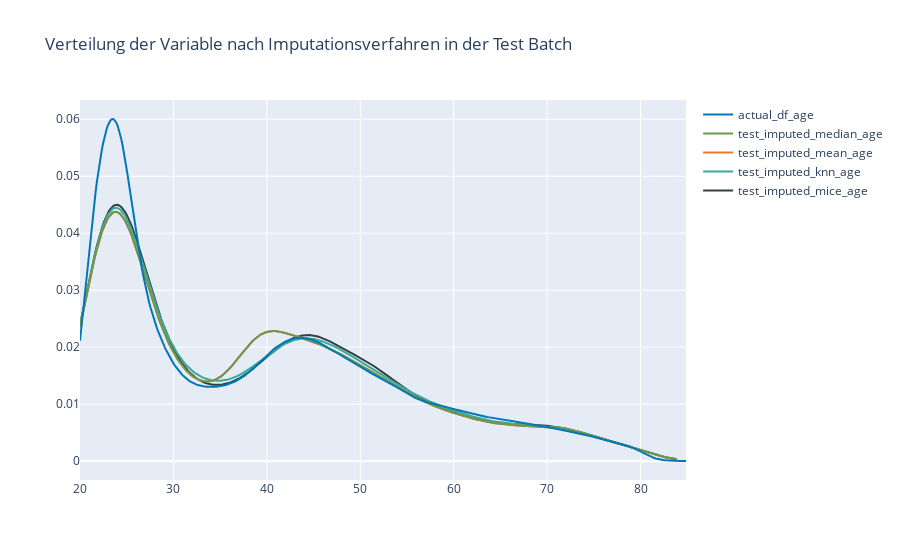

Write notebook code for a chart like this one.
### Markdown cell above
### Imputation auf der Test Batch

### Code cell
hist_data_test = [X_test_df_mice['age'], X_test_df_knn['age'], test_imputed_mean_age, test_imputed_median_age, actual_df_age]

group_labels = ['test_imputed_mice_age','test_imputed_knn_age','test_imputed_mean_age', 'test_imputed_median_age', 'actual_df_age']
colors = ['#333F44', '#37AA9C', '#f3722c', '#6a994e', '#0077b6']

# Create distplot with curve_type set to 'normal'
fig = ff.create_distplot(hist_data_test, group_labels, show_hist=False, colors=colors, rug_text=None, show_rug=False)

# Add title
fig.update_layout(title_text='Verteilung der Variable nach Imputationsverfahren in der Test Batch')
fig.show()

### Figure 1 — Plotly figure (JSON) as saved in the notebook; plotly's stock layout.template omitted (floating-point values rounded to 4 significant figures; data arrays with more than 128 entries replaced by an {"elided": "..."} marker saying what was removed)
{"data": [{"legendgroup": "test_imputed_mice_age", "marker": {"color": "#333F44"}, "mode": "lines", "name": "test_imputed_mice_age", "showlegend": true, "type": "scatter", "x": {"elided": "500 float values"}, "xaxis": "x", "y": {"elided": "500 float values"}, "yaxis": "y"}, {"legendgroup": "test_imputed_knn_age", "marker": {"color": "#37AA9C"}, "mode": "lines", "name": "test_imputed_knn_age", "showlegend": true, "type": "scatter", "x": {"elided": "500 float values"}, "xaxis": "x", "y": {"elided": "500 float values"}, "yaxis": "y"}, {"legendgroup": "test_imputed_mean_age", "marker": {"color": "#f3722c"}, "mode": "lines", "name": "test_imputed_mean_age", "showlegend": true, "type": "scatter", "x": {"elided": "500 float values"}, "xaxis": "x", "y": {"elided": "500 float values"}, "yaxis": "y"}, {"legendgroup": "test_imputed_median_age", "marker": {"color": "#6a994e"}, "mode": "lines", "name": "test_imputed_median_age", "showlegend": true, "type": "scatter", "x": {"elided": "500 float values"}, "xaxis": "x", "y": {"elided": "500 float values"}, "yaxis": "y"}, {"legendgroup": "actual_df_age", "marker": {"color": "#0077b6"}, "mode": "lines", "name": "actual_df_age", "showlegend": true, "type": "scatter", "x": {"elided": "500 float values"}, "xaxis": "x", "y": {"elided": "500 float values"}, "yaxis": "y"}], "layout": {"barmode": "overlay", "hovermode": "closest", "legend": {"traceorder": "reversed"}, "title": {"text": "Verteilung der Variable nach Imputationsverfahren in der Test Batch"}, "xaxis": {"anchor": "y2", "domain": [0, 1], "zeroline": false}, "yaxis": {"anchor": "free", "domain": [0, 1], "position": 0}}}
